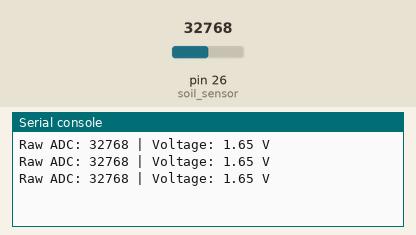
Bench run of a program on a simulated MicroPython board. Parts: the last lines printed to the serial console. Inputs (shaded band) come from the test bench; at power-on: pin 26 (soil_sensor) = 32768 (analog values on the 0–65535 scale).

Above: at 1.2 s.
1.3 s: pin 26 (soil_sensor) set to 45874
At 1.9 s:
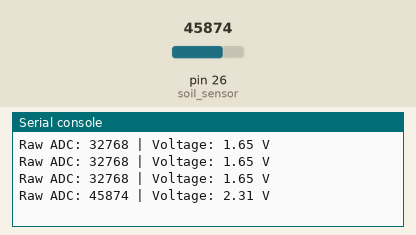
2.8 s: pin 26 (soil_sensor) set to 57670
At 3.4 s:
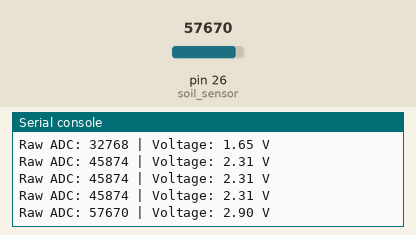
Timing chart, 0 to 5.8 s (numbered marks = the images above; inputs shaded):
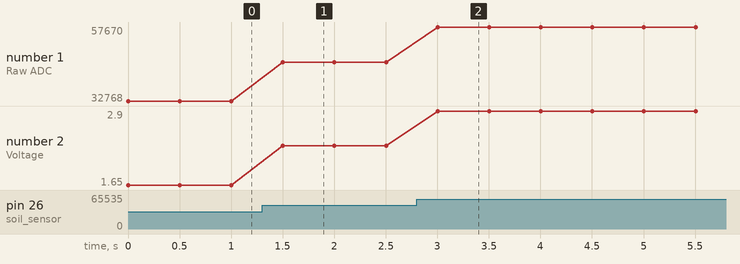

The program:

calibrate.py
```python
import machine
import time

soil_sensor = machine.ADC(machine.Pin(26))

while True:
    raw_value = soil_sensor.read_u16()
    voltage = raw_value*(3.3/65535)
    print(f"Raw ADC: {raw_value} | Voltage: {voltage:.2f} V")

    time.sleep(0.5)
```

Measured:
- after the input at 1.3 s, the serial console: prints a new line after 0.20 s (image 1)
- after the input at 2.8 s, the serial console: prints a new line after 0.20 s (image 2)
- plotted number 1: 32768 → 45874 after the input at 1.3 s, 45874 → 57670 after the input at 2.8 s
- plotted number 2: 1.65 → 2.31 after the input at 1.3 s, 2.31 → 2.9 after the input at 2.8 s
